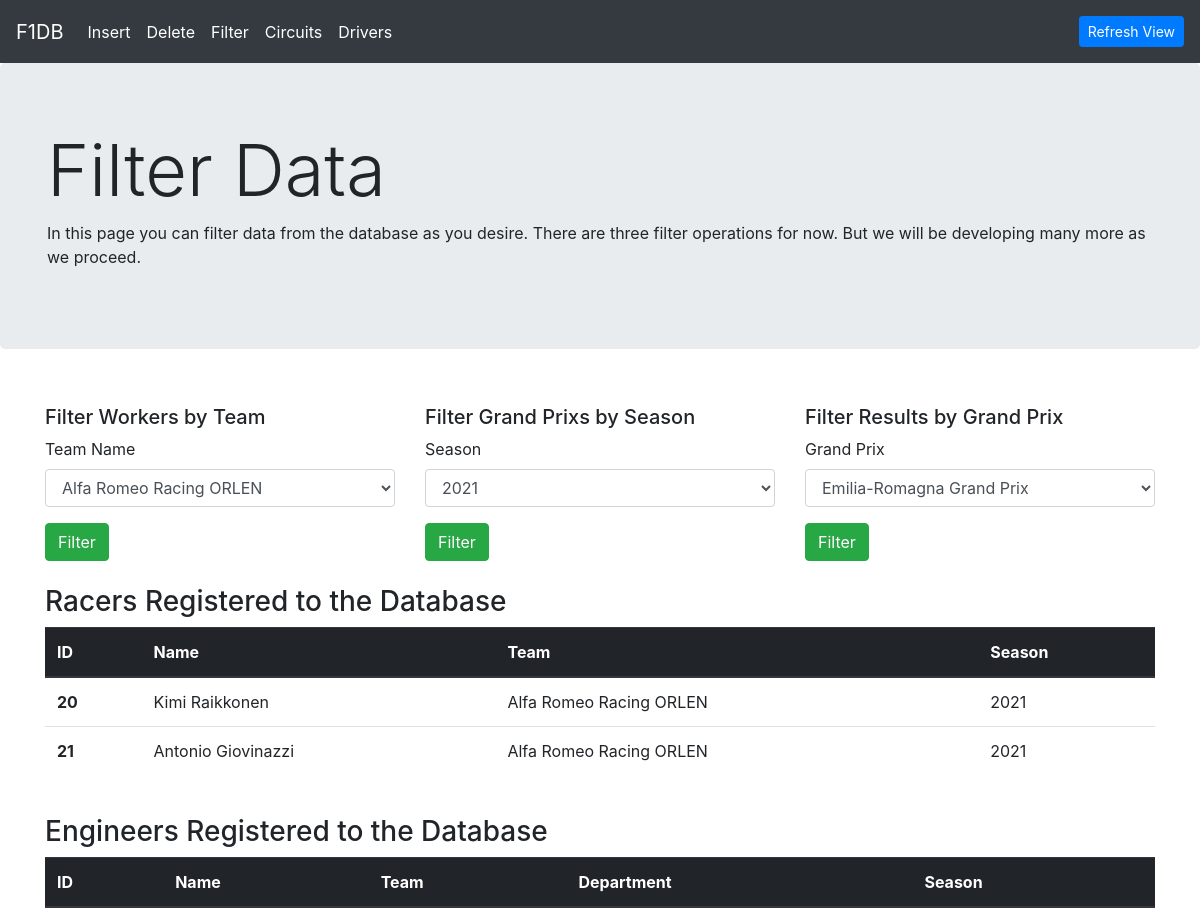
Page /f1db/filterOps.php?tid=3 on the committed database.
### tables this page shows
CREATE TABLE `works_for` (
  `wid` int(11) NOT NULL,
  `tid` int(11) DEFAULT NULL,
  `season` int(11) NOT NULL
);

CREATE TABLE `people` (
  `pid` int(11) NOT NULL,
  `name` varchar(20) NOT NULL
);

CREATE TABLE `teams` (
  `tid` int(10) NOT NULL,
  `teamName` varchar(40) NOT NULL
);

### f1db/filterOps.php (the view, shortened to what this page needs)
<!DOCTYPE html>
<html lang="en">
<head>
    <link rel="stylesheet" href="https://maxcdn.bootstrapcdn.com/bootstrap/4.0.0/css/bootstrap.min.css">
</head>
<body>
<nav class="navbar navbar-expand-lg navbar-dark bg-dark">
        <a class="navbar-brand" href="index.php">F1DB</a>
        <div class="collapse navbar-collapse" id="navbarNavDropdown">
          <ul class="navbar-nav">
            <li class="nav-item active">
              <a class="nav-link" href="createPerson.php">Insert</a>
            </li>
            <li class="nav-item active">
              <a class="nav-link" href="deleteOps.php">Delete</a>
            </li>
            <li class="nav-item active">
              <a class="nav-link" href="filterOps.php">Filter</a>
            </li>
            <li class="nav-item active">
              <a class="nav-link" href="circuitSearch.php">Circuits</a>
            </li>
            <li class="nav-item active">
              <a class="nav-link" href="driverSearch.php">Drivers</a>
            </li>
          </ul>
        </div>
        <span class="navbar-text">
          <div class=""><button class="btn btn-primary btn-sm" onClick="window.location.reload();">Refresh View</button></div>
          </span>
      </nav>
      <div class="jumbotron">
        <div class="container">
          <h1 class="display-3">Filter Data</h1>
          <p>In this page you can filter data from the database as you desire. There are three filter operations for now. But we will be developing many more as we proceed.</p>
        </div>
      </div>
      <div class="container mt-4 my-2">
<br>
        <div class="row">
            <div class="col-sm">
            <h5>Filter Workers by Team</h5>
            <form action="filterOps.php" method="GET">
                            <div class="form-group">
                            <label for="wid">Team Name</label>
                            <select class="form-control" id="tid" name="tid">
                            <?php
                                include "config.php";
                                $sql_statement = "SELECT tid,teamName FROM teams";
                                $result = mysqli_query($db, $sql_statement);
                                while($row = mysqli_fetch_assoc($result)) {
                                $pid = $row['tid'];
                                    $name = $row['teamName'];
                                    echo "<option value=\"".$pid."\">".$name."</option>";
                                }
                                ?>
                            </select>
                            </div>
                            <button type="submit" class="btn btn-success">Filter</button>
                </form>
            </div>
            <div class="col-sm">
            <h5>Filter Grand Prixs by Season</h5>
            <form action="filterOps.php" method="GET">
                            <div class="form-group">
                            <label for="wid">Season</label>
                            <select class="form-control" id="sid" name="sid">
                            <?php
                                include "config.php";
                                $sql_statement = "SELECT season FROM seasons";
                                $result = mysqli_query($db, $sql_statement);
                                while($row = mysqli_fetch_assoc($result)) {
                                $season = $row['season'];
                                    echo "<option value=\"".$season."\">".$season."</option>";
                                }
                                ?>
                            </select>
                            </div>
                            <button type="submit" class="btn btn-success">Filter</button>
                </form>
            </div>
            <div class="col-sm">
            <h5>Filter Results by Grand Prix</h5>
            <form action="filterOps.php" method="GET">
                            <div class="form-group">
                            <label for="wid">Grand Prix</label>
                            <select class="form-control" id="gpid" name="gpid">
                            <?php
                                include "config.php";
                                $sql_statement = "SELECT gpName,gpid FROM grandprix";
                                $result = mysqli_query($db, $sql_statement);
                                while($row = mysqli_fetch_assoc($result)) {
                                $gpname = $row['gpName'];
                                $gpid = $row['gpid'];
                                    echo "<option value=\"".$gpid."\">".$gpname."</option>";
                                }
                                ?>
                            </select>
                            </div>
                            <button type="submit" class="btn btn-success">Filter</button>
                </form>
            </div>
    </div>
<br>
    <?php
if (!empty($_GET['tid'])){
    echo '<h3>Racers Registered to the Database</h3>
    <table class="table">
    <thead class="thead-dark">
      <tr>
        <th scope="col">ID</th>
        <th scope="col">Name</th>
        <th scope="col">Team</th>
        <th scope="col">Season</th>
      </tr>
    </thead><tbody>';
    $tid = $_GET['tid'];
      $sql_statement =  "SELECT * FROM works_for,drivers,teams,people WHERE works_for.wid = drivers.did AND drivers.did = people.pid AND works_for.tid = $tid and teams.tid = $tid";
      $result = mysqli_query($db, $sql_statement);
        while($row = mysqli_fetch_assoc($result)) {
            $driverID = $row['pid'];
            $driverName = $row['name'];
            $teamName = $row['teamName'];
            $season = $row['season'];
            echo "<tr>
            <th scope=\"row\">".$driverID."</th>
            <td>".$driverName."</td>
            <td>".$teamName."</td>
            <td>".$season."</td>
          </tr>";
        }
        echo '
        <table class="table">
        <thead class="thead-dark">
          <tr>
            <th scope="col">ID</th>
            <th scope="col">Name</th>
            <th scope="col">Team</th>
            <th scope="col">Department</th>
            <th scope="col">Season</th>
          </tr>
        </thead><tbody>';
        echo "<br><h3>Engineers Registered to the Database</h3>";
  }
?>
      </div>
</body>
</html>

### rows in the picture
works_for: wid.pid "20", wid.name "Kimi Raikkonen", tid.teamName "Alfa Romeo Racing ORLEN", season "2021"
works_for: wid.pid "21", wid.name "Antonio Giovinazzi", tid.teamName "Alfa Romeo Racing ORLEN", season "2021"

### other values in the picture
form field tid "Alfa Romeo Racing ORLEN"
form field sid "2021"
form field gpid "Emilia-Romagna Grand Prix"
